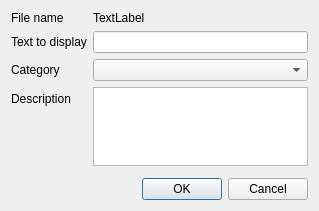
<?xml version="1.0" encoding="UTF-8"?>
<ui version="4.0">
 <class>DialogTrackProperty</class>
 <widget class="QDialog" name="DialogTrackProperty">
  <property name="windowModality">
   <enum>Qt::ApplicationModal</enum>
  </property>
  <property name="geometry">
   <rect>
    <x>0</x>
    <y>0</y>
    <width>319</width>
    <height>211</height>
   </rect>
  </property>
  <property name="windowTitle">
   <string>Dialog</string>
  </property>
  <layout class="QFormLayout" name="formLayout">
   <property name="fieldGrowthPolicy">
    <enum>QFormLayout::AllNonFixedFieldsGrow</enum>
   </property>
   <item row="0" column="0">
    <widget class="QLabel" name="label_filename">
     <property name="text">
      <string>File name</string>
     </property>
    </widget>
   </item>
   <item row="0" column="1">
    <widget class="QLabel" name="label_filenamevalue">
     <property name="text">
      <string notr="true">TextLabel</string>
     </property>
    </widget>
   </item>
   <item row="1" column="0">
    <widget class="QLabel" name="label_texttodisplay">
     <property name="text">
      <string>Text to display</string>
     </property>
    </widget>
   </item>
   <item row="3" column="0">
    <widget class="QLabel" name="label_description">
     <property name="text">
      <string>Description</string>
     </property>
    </widget>
   </item>
   <item row="3" column="1">
    <widget class="QTextEdit" name="textEdit_Description"/>
   </item>
   <item row="5" column="0">
    <spacer name="verticalSpacer">
     <property name="orientation">
      <enum>Qt::Vertical</enum>
     </property>
     <property name="sizeHint" stdset="0">
      <size>
       <width>20</width>
       <height>40</height>
      </size>
     </property>
    </spacer>
   </item>
   <item row="6" column="0" colspan="2">
    <widget class="QDialogButtonBox" name="buttonBox">
     <property name="orientation">
      <enum>Qt::Horizontal</enum>
     </property>
     <property name="standardButtons">
      <set>QDialogButtonBox::Cancel|QDialogButtonBox::Ok</set>
     </property>
    </widget>
   </item>
   <item row="1" column="1">
    <widget class="QLineEdit" name="lineEdit_texttodisplay"/>
   </item>
   <item row="2" column="1">
    <widget class="QComboBox" name="comboBox"/>
   </item>
   <item row="2" column="0">
    <widget class="QLabel" name="label">
     <property name="text">
      <string>Category</string>
     </property>
    </widget>
   </item>
  </layout>
 </widget>
 <tabstops>
  <tabstop>lineEdit_texttodisplay</tabstop>
  <tabstop>textEdit_Description</tabstop>
  <tabstop>buttonBox</tabstop>
 </tabstops>
 <resources/>
 <connections>
  <connection>
   <sender>buttonBox</sender>
   <signal>accepted()</signal>
   <receiver>DialogTrackProperty</receiver>
   <slot>accept()</slot>
   <hints>
    <hint type="sourcelabel">
     <x>248</x>
     <y>254</y>
    </hint>
    <hint type="destinationlabel">
     <x>157</x>
     <y>274</y>
    </hint>
   </hints>
  </connection>
  <connection>
   <sender>buttonBox</sender>
   <signal>rejected()</signal>
   <receiver>DialogTrackProperty</receiver>
   <slot>reject()</slot>
   <hints>
    <hint type="sourcelabel">
     <x>316</x>
     <y>260</y>
    </hint>
    <hint type="destinationlabel">
     <x>286</x>
     <y>274</y>
    </hint>
   </hints>
  </connection>
 </connections>
</ui>
